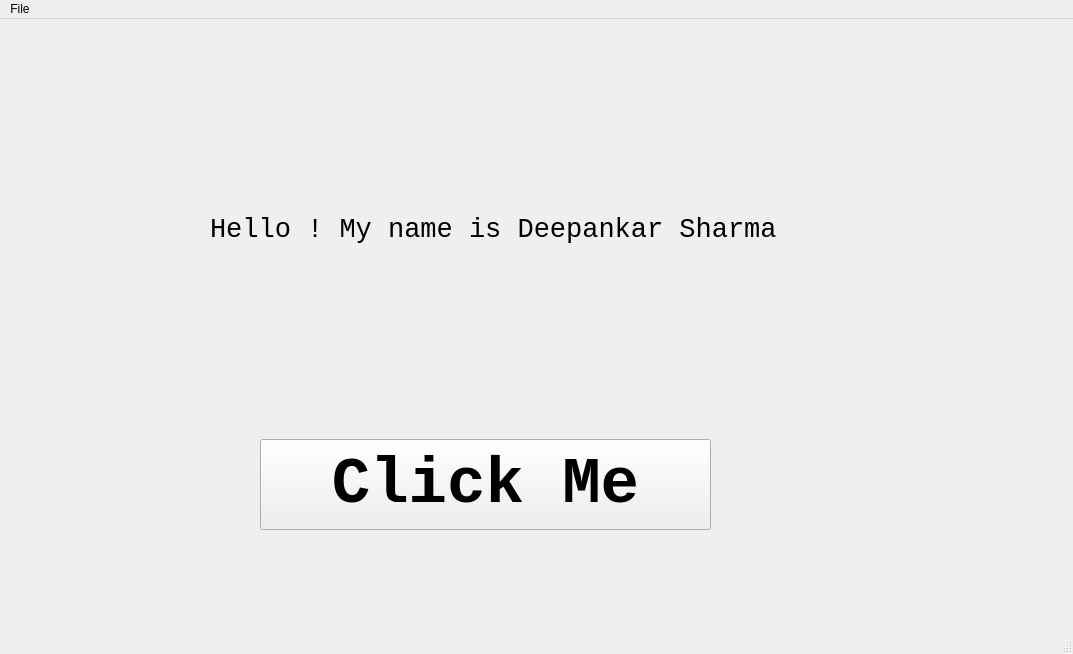
<?xml version="1.0" encoding="UTF-8"?>
<ui version="4.0">
 <class>MainWindow</class>
 <widget class="QMainWindow" name="MainWindow">
  <property name="geometry">
   <rect>
    <x>0</x>
    <y>0</y>
    <width>1073</width>
    <height>654</height>
   </rect>
  </property>
  <property name="windowTitle">
   <string>MainWindow</string>
  </property>
  <widget class="QWidget" name="centralwidget">
   <widget class="QLabel" name="name">
    <property name="geometry">
     <rect>
      <x>210</x>
      <y>160</y>
      <width>681</width>
      <height>101</height>
     </rect>
    </property>
    <property name="font">
     <font>
      <family>Consolas</family>
      <pointsize>20</pointsize>
     </font>
    </property>
    <property name="text">
     <string>Hello ! My name is Deepankar Sharma</string>
    </property>
   </widget>
   <widget class="QPushButton" name="button1">
    <property name="geometry">
     <rect>
      <x>260</x>
      <y>420</y>
      <width>451</width>
      <height>91</height>
     </rect>
    </property>
    <property name="font">
     <font>
      <family>Consolas</family>
      <pointsize>48</pointsize>
      <weight>75</weight>
      <bold>true</bold>
     </font>
    </property>
    <property name="text">
     <string>Click Me</string>
    </property>
   </widget>
  </widget>
  <widget class="QMenuBar" name="menubar">
   <property name="geometry">
    <rect>
     <x>0</x>
     <y>0</y>
     <width>1073</width>
     <height>26</height>
    </rect>
   </property>
   <widget class="QMenu" name="menuFile">
    <property name="title">
     <string>File</string>
    </property>
   </widget>
   <addaction name="menuFile"/>
  </widget>
  <widget class="QStatusBar" name="statusbar"/>
 </widget>
 <resources/>
 <connections/>
</ui>
